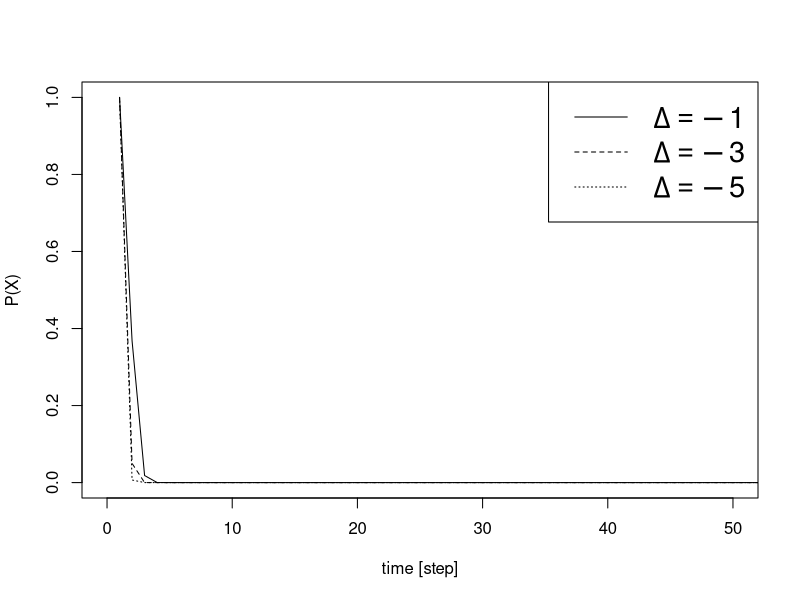
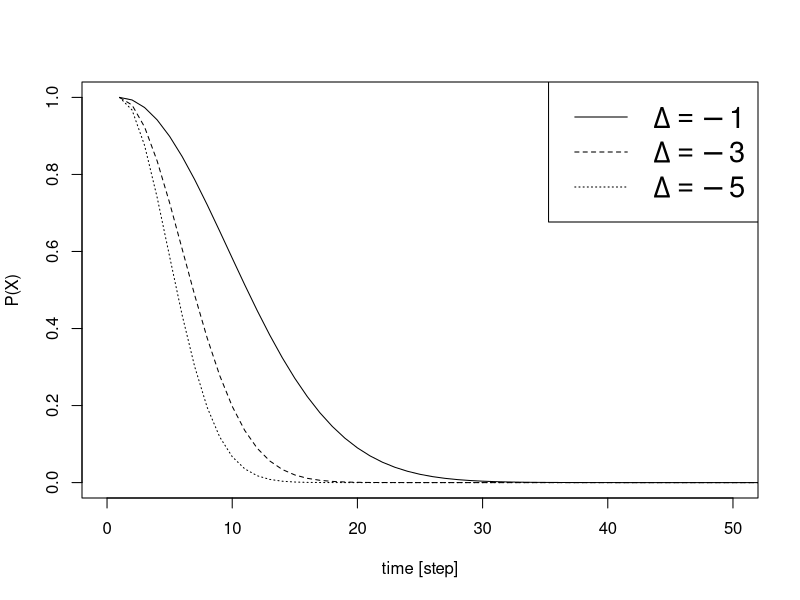
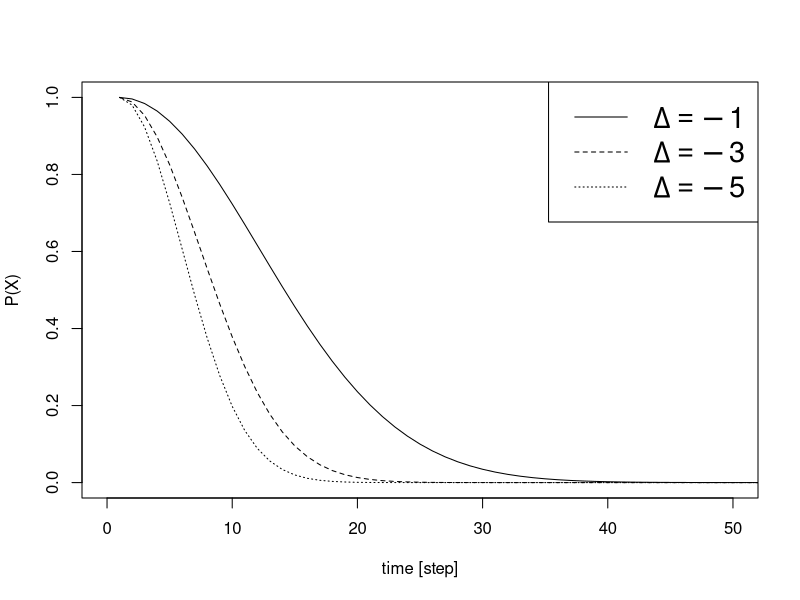

Write R code to recreate these figures, in order.
temp <- function(i,const, k) {
    const / (i ** k)
}
dsan <- function(delta, i, c, k) {
    exp(delta/temp(i, c, k))
}

ks <- c(2)
max.step <- 250
deltas <- c(-1, -3, -5)

for (const in c(1,150, 250)) {
    setEPS()
    postscript(sprintf('dsan-%d.eps', const), width=8)
    #png('dsan.png', width = 800, height = 300)

    for (k in ks) {
        plot(dsan(1, (0:max.step), const, k), type = "n", xlab="time [step]",
             ylab="P(X)", main="",
             ylim=c(0,1), xlim=c(0,50), cex.main=1.75)
        itr <- 1
        for (delta in deltas) {
            lines(dsan(delta, (0:max.step), const, k), type = "l", lty=itr)
            itr <- itr + 1
        }
        legend.names <- c(expression(Delta == -1),
                          expression(Delta == -3),
                          expression(Delta == -5))
        legend("topright", legend=legend.names, lty=1:itr, cex=1.75)
    }
    dev.off()
}
